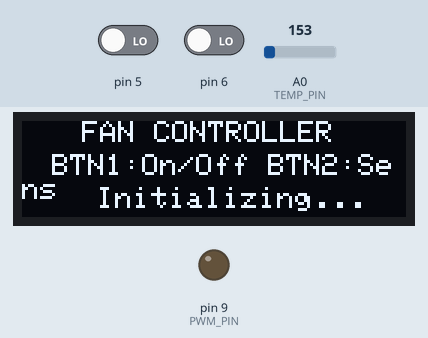
The sketch below on a simulated Arduino Uno, built with avr-gcc and run on an emulated ATmega328P. Parts: 128×32 one-colour display, output pins drawn as LEDs (lit = HIGH). The inputs (shaded band) are chosen by the test bench; at power-on: pin 5 LOW, pin 6 LOW, A0 (TEMP_PIN) = 153.

Above: at 0.1 s.
At 7.1 s:
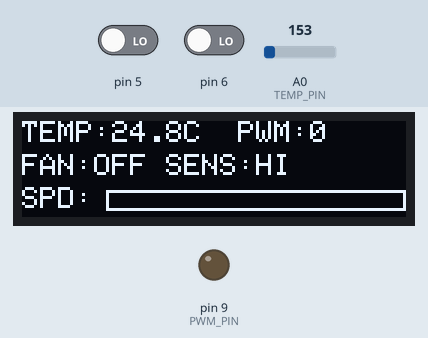

The sketch:

fan_controller_v2.ino
```cpp
// Fan Controller

#include <Wire.h>
#include <Adafruit_GFX.h>
#include <Adafruit_SSD1306.h>

// OLED Config
#define SCREEN_WIDTH   128
#define SCREEN_HEIGHT   32
#define OLED_RESET      -1
#define OLED_I2C_ADDR 0x3C

Adafruit_SSD1306 display(SCREEN_WIDTH, SCREEN_HEIGHT, &Wire, OLED_RESET);

// Pins
#define TEMP_PIN     A0   // TMP36 temperature sensor
#define PWM_PIN       9   // D3 — PWM output to LED (fan simulation)
#define BUTTON1_PIN   2   // D5 — Fan ON/OFF toggle
#define BUTTON2_PIN   3   // D6 — Sensitivity cycle

// ADC & voltages
#define ADC_REF_VOLTAGE   5.0f
#define ADC_RESOLUTION  1023.0f
#define NUM_SAMPLES       100     // 100 samples
#define SAMPLE_INTERVAL    50     // ms between samples (100 × 50ms = 5 sec)

// temp range
#define TEMP_MIN   20.0f   // °C — fan off below this
#define TEMP_MAX   50.0f   // °C — fan at full speed above this

// Button debounce consant
#define DEBOUNCE_MS 200

// Levels of sensitivity
typedef enum {
  SENSITIVITY_LOW    = 0,   // max PWM = 85  (~33%)
  SENSITIVITY_MEDIUM = 1,   // max PWM = 170 (~67%)
  SENSITIVITY_HIGH   = 2    // max PWM = 255 (100%)
} SensitivityLevel;

const int  PWM_MAX[]    = { 85, 170, 255 };
const char* SENS_LABEL[] = { "LOW", "MED", "HI " };

// States
bool             fanEnabled  = false;
SensitivityLevel sensitivity = SENSITIVITY_HIGH;
float            avgTemp     = 0.0f;
int              currentPWM  = 0;

// flags for button ISRs
volatile bool btn1Pressed = false;
volatile bool btn2Pressed = false;

// Pin interrupt
void setupPinChangeInterrupts() {
  // Enable pin change interrupt for Port D (PCIE2)
  PCICR  |= _BV(PCIE2);

  // Enable interrupts specifically on D5 (PCINT21) and D6 (PCINT22)
  PCMSK2 |= _BV(PCINT21) | _BV(PCINT22);
}

// ISR for Port D pin change (fires on any change on D5 or D6)
ISR(PCINT2_vect) {
  static unsigned long lastBtn1 = 0;
  static unsigned long lastBtn2 = 0;
  unsigned long now = millis();

  // Check D2 (Button 1) — LOW means pressed (INPUT_PULLUP)
  if (digitalRead(BUTTON1_PIN) == LOW && (now - lastBtn1) > DEBOUNCE_MS) {
    lastBtn1 = now;
    btn1Pressed = true;
  }

  // Check D6 (Button 2) — LOW means pressed (INPUT_PULLUP)
  if (digitalRead(BUTTON2_PIN) == LOW && (now - lastBtn2) > DEBOUNCE_MS) {
    lastBtn2 = now;
    btn2Pressed = true;
  }
}

//  Processes button flags set by the ISR
void handleButtons() {
  if (btn1Pressed) {
    btn1Pressed = false;
    fanEnabled = !fanEnabled;

    if (!fanEnabled) {
      currentPWM = 0;
      analogWrite(PWM_PIN, 0);
    } else {
      // Immediately apply last known PWM when turning on
      analogWrite(PWM_PIN, currentPWM);
    }

    updateOLED();   // refresh display on button press
  }

  if (btn2Pressed) {
    btn2Pressed = false;
    sensitivity = (SensitivityLevel)((sensitivity + 1) % 3);

    // Recalculate PWM immediately with new sensitivity
    if (fanEnabled) {
      currentPWM = tempToPWM(avgTemp);
      analogWrite(PWM_PIN, currentPWM);
    }

    updateOLED();   // ← refresh display instantly on button press
  }
}

// ============================================================
//  readTemperature()
//  Spec (b): 100 samples over 5 seconds, returns avg in °C
// ============================================================
float readTemperature() {
  long sum = 0;
  for (int i = 0; i < NUM_SAMPLES; i++) {
    sum += analogRead(TEMP_PIN);
    handleButtons();   // ← checks flags every 50ms during sampling

    delay(SAMPLE_INTERVAL);
  }
  float avg     = sum / (float)NUM_SAMPLES;
  float voltage = (avg / ADC_RESOLUTION) * ADC_REF_VOLTAGE;
  return (voltage - 0.5f) / 0.01f;   // TMP36: °C = (V - 0.5) / 0.01
}

// set PWM based on temp value
int tempToPWM(float temp) {
  int maxPWM = PWM_MAX[sensitivity];
  if (temp <= TEMP_MIN) return 0;
  if (temp >= TEMP_MAX) return maxPWM;
  return (int)((temp - TEMP_MIN) / (TEMP_MAX - TEMP_MIN) * maxPWM);
}

// OLED update function
void updateOLED() {
  display.clearDisplay();
  display.setTextColor(SSD1306_WHITE);
  display.setTextSize(1);

  // Line 1 — temperature and PWM
  display.setCursor(0, 0);
  display.print(F("TEMP:"));
  display.print(avgTemp, 1);
  display.print(F("C  PWM:"));
  display.print(currentPWM);

  // Line 2 — fan status and sensitivity
  display.setCursor(0, 11);
  display.print(F("FAN:"));
  display.print(fanEnabled ? F("ON  ") : F("OFF "));
  display.print(F("SENS:"));
  display.print(SENS_LABEL[sensitivity]);

  // Line 3 — speed bar
  display.setCursor(0, 22);
  display.print(F("SPD:"));
  int barWidth = map(currentPWM, 0, 255, 0, 100);
  display.drawRect(28, 23, 100, 7, SSD1306_WHITE);
  if (barWidth > 0) {
    display.fillRect(28, 23, barWidth, 7, SSD1306_WHITE);
  }

  display.display();
}

void setup() {
  // Button pins with internal pullup, reads LOW when pressed
  pinMode(BUTTON1_PIN, INPUT_PULLUP);
  pinMode(BUTTON2_PIN, INPUT_PULLUP);
  pinMode(PWM_PIN, OUTPUT);
  analogWrite(PWM_PIN, 0);

  // Set up pin change interrupts for D5 and D6
  setupPinChangeInterrupts();

  // Initialize OLED
  if (!display.begin(SSD1306_SWITCHCAPVCC, OLED_I2C_ADDR)) {
    // OLED failed — blink LED to signal error
    pinMode(LED_BUILTIN, OUTPUT);
    while (true) {
      digitalWrite(LED_BUILTIN, HIGH); delay(200);
      digitalWrite(LED_BUILTIN, LOW);  delay(200);
    }
  }

  // Splash screen
  display.clearDisplay();
  display.setTextColor(SSD1306_WHITE);
  display.setTextSize(1);
  display.setCursor(20, 0);
  display.print(F("FAN CONTROLLER"));
  display.setCursor(10, 11);
  display.print(F("BTN1:On/Off BTN2:Sens"));
  display.setCursor(25, 22);
  display.print(F("Initializing..."));
  display.display();
  delay(2000);
}

// Main loop function
void loop() {

  // Handle any button presses
  handleButtons();

  //  temperature (100 samples / 5 sec)
  avgTemp = readTemperature();

  // Calculate PWM from temperature
  if (fanEnabled) {
    currentPWM = tempToPWM(avgTemp);
  } else {
    currentPWM = 0;
  }

  // Write PWM to LED (spec g — simulates fan)
  analogWrite(PWM_PIN, currentPWM);

  // update OLED
  updateOLED();
}
```
